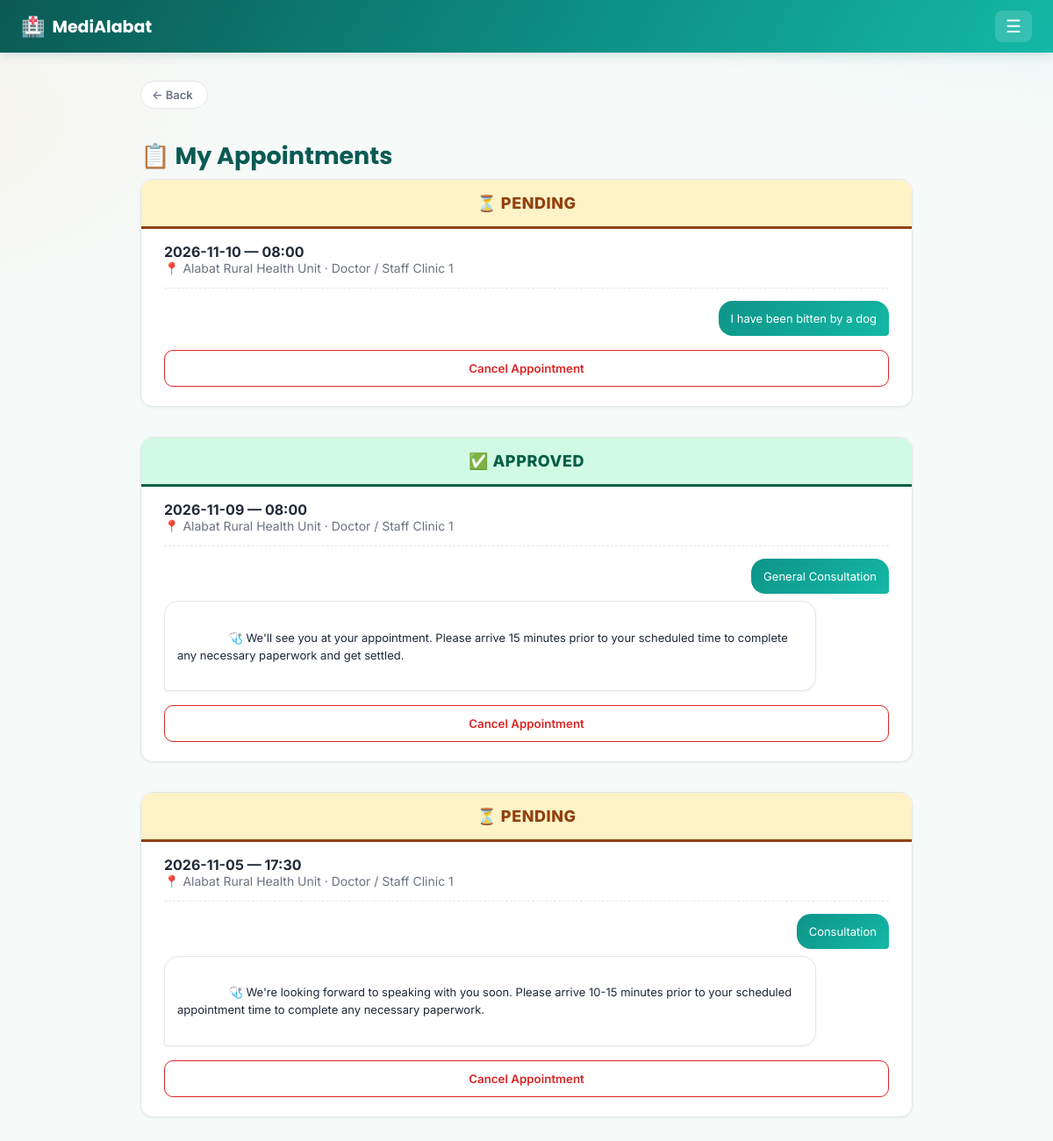
Screenshot of /appointments (signed in) with the database file from the repository.
### tables this page shows
CREATE TABLE appointments (
            id INTEGER PRIMARY KEY AUTOINCREMENT,
            patient_id INTEGER NOT NULL REFERENCES users(id) ON DELETE CASCADE,
            staff_id INTEGER NOT NULL REFERENCES users(id) ON DELETE CASCADE,
            clinic_id INTEGER NOT NULL REFERENCES clinics(id),
            appt_date TEXT NOT NULL,
            appt_time TEXT NOT NULL,
            reason TEXT,
            status TEXT NOT NULL DEFAULT 'Pending' CHECK(status IN ('Pending','Approved','Reschedule')),
            ai_note TEXT,
            created_at TEXT DEFAULT CURRENT_TIMESTAMP
        , decided_at TEXT, ai_chat_closed INTEGER NOT NULL DEFAULT 0, services TEXT);

CREATE TABLE clinics (
    id INTEGER PRIMARY KEY AUTOINCREMENT,
    name TEXT NOT NULL,
    address TEXT
);

CREATE TABLE users (
    id INTEGER PRIMARY KEY AUTOINCREMENT,
    role TEXT NOT NULL CHECK(role IN ('patient', 'staff')),
    full_name TEXT NOT NULL,
    email TEXT UNIQUE NOT NULL,
    password_hash TEXT NOT NULL,
    contact_number TEXT,
    created_at TEXT DEFAULT CURRENT_TIMESTAMP
, first_name TEXT, middle_name TEXT, last_name TEXT, status TEXT NOT NULL DEFAULT 'active', reviewed_by INTEGER, reviewed_at TEXT);

CREATE TABLE appointment_messages (
            id INTEGER PRIMARY KEY AUTOINCREMENT,
            appointment_id INTEGER NOT NULL
                REFERENCES appointments(id) ON DELETE CASCADE,
            role TEXT NOT NULL
                CHECK(role IN ('patient', 'ai')),
            content TEXT NOT NULL,
            created_at TEXT DEFAULT CURRENT_TIMESTAMP
        );

### app.py (the view)
@app.route("/appointments")
@login_required(role="patient")
def patient_appointments(user):
    conn = get_db()
    rows = conn.execute(
        "SELECT a.*, c.name AS clinic_name, u.full_name AS doctor_name FROM appointments a "
        "JOIN clinics c ON c.id = a.clinic_id "
        "JOIN users u ON u.id = a.staff_id "
        "WHERE a.patient_id = ? ORDER BY a.appt_date DESC, a.appt_time DESC",
        (user["id"],),
    ).fetchall()
    context = patient_health_context(conn, user["id"])
    appts = []
    for row in rows:
        appt = dict(row)
        messages = conn.execute(
            "SELECT role, content FROM appointment_messages WHERE appointment_id=? ORDER BY id ASC",
            (appt["id"],),
        ).fetchall()
        has_patient_msg = any(m["role"] == "patient" for m in messages)
        has_ai_msg = any(m["role"] == "ai" for m in messages)
        changed = False
        if appt["reason"] and not has_patient_msg:
            conn.execute(
                "INSERT INTO appointment_messages (appointment_id, role, content) VALUES (?, 'patient', ?)",
                (appt["id"], appt["reason"]),
            )
            changed = True
        if appt["reason"] and not has_ai_msg and not appt["ai_chat_closed"]:
            note = appt["ai_note"] or get_appointment_note(appt["reason"], patient_context=context, lang=current_lang())
            if note:
                conn.execute(
                    "INSERT INTO appointment_messages (appointment_id, role, content) VALUES (?, 'ai', ?)",
                    (appt["id"], note),
                )
                changed = True
        if changed:
            conn.commit()
            messages = conn.execute(
                "SELECT role, content FROM appointment_messages WHERE appointment_id=? ORDER BY id ASC",
                (appt["id"],),
            ).fetchall()
        appt["messages"] = messages
        appts.append(appt)
    conn.close()
    return render_template("patient/appointments.html", appointments=appts)

### app.py (called while the page is built)
def current_user():
    if "user_id" not in session:
        return None
    conn = get_db()
    user = conn.execute("SELECT * FROM users WHERE id = ?", (session["user_id"],)).fetchone()
    conn.close()
    return user

def current_lang():
    return session.get("lang", DEFAULT_LANG)

def patient_health_context(conn, user_id):
    profile = conn.execute(
        "SELECT existing_conditions, allergies, medications FROM patient_profiles WHERE user_id=?",
        (user_id,),
    ).fetchone()
    parts = []
    if profile:
        if profile["existing_conditions"]:
            parts.append(f"existing conditions: {profile['existing_conditions']}")
        if profile["allergies"]:
            parts.append(f"allergies: {profile['allergies']}")
        if profile["medications"]:
            parts.append(f"current medications: {profile['medications']}")
    return "; ".join(parts) if parts else None

@app.context_processor
def inject_globals():
    lang = current_lang()
    def fdate(d):
        """'October 8, 2026' / 'Oktubre 8, 2026' — month name follows the active language."""
        return f"{_t('month.' + str(d.month), lang=lang)} {d.day}, {d.year}"
    def fdatetime(value):
        """Format a stored 'YYYY-MM-DD HH:MM' string; returns '' for empty/unparseable values."""
        try:
            dt = datetime.strptime(value, "%Y-%m-%d %H:%M")
        except (TypeError, ValueError):
            return ""
        hour12 = dt.hour % 12 or 12
        return f"{fdate(dt.date())} · {hour12}:{dt.minute:02d} {'AM' if dt.hour < 12 else 'PM'}"
    return {
        "current_user": current_user(),
        "current_lang": lang,
        "t": lambda key, **kwargs: _t(key, lang=lang, **kwargs),
        "fdate": fdate,
        "fdatetime": fdatetime,
    }

def login_required(role=None):
    def decorator(view):
        @functools.wraps(view)
        def wrapped(*args, **kwargs):
            user = current_user()
            if user is None:
                return redirect(url_for("login"))
            if user["role"] == "staff" and user["status"] != "active":
                session.clear()                    # an unapproved / rejected staff account must never get in
                return redirect(url_for("login"))
            if role and user["role"] != role:
                abort(403)
            return view(user, *args, **kwargs)
        return wrapped
    return decorator

### health_ai.py (called while the page is built)
def _looks_health_related(text):
    return bool(_HEALTH_HINTS.search(text))

### templates/patient/appointments.html (shortened to what this page needs)
{% extends "base.html" %}
{% block content %}
<h1 class="fade-in">📋 {{ t('appts.title') }}</h1>
{% if appointments %}
<div class="appt-list">
    {% for a in appointments %}
    <div class="card fade-in appt-card" id="appt-{{ a.id }}">
        <div class="appt-status-bar appt-status-bar-{{ a.status|lower }}">
            {% if a.status == 'Approved' %}✅
            {% elif a.status == 'Reschedule' %}🔄
            {% else %}⏳{% endif %}
            {{ t('status.' ~ a.status|lower) }}
        </div>
        <div class="appt-row">
            <div>
                <div class="appt-date">{{ a.appt_date }} — {{ a.appt_time }}</div>
                <div class="appt-clinic">📍 {{ a.clinic_name }} · {{ a.doctor_name }}</div>
            </div>
        </div>
        {% if a.messages %}
        <div class="ai-thread ai-thread-compact">
            {% for m in a.messages %}
            <div class="ai-bubble {% if m.role == 'patient' %}ai-bubble-user{% else %}ai-bubble-ai{% endif %}">
                {% if m.role == 'ai' %}🩺 {% endif %}{{ m.content }}
            </div>
            {% endfor %}
        </div>
        {% endif %}
        <div class="button-row" style="margin-top: 16px;">
            <button type="button" class="btn-danger" style="width: 100%;" onclick="openCancelModal({{ a.id }})">
                {{ t('appts.cancel_appointment') }}
            </button>
        </div>
    </div>
    {% endfor %}
</div>
{% else %}
<div class="card empty-state fade-in">
    <div class="empty-icon">📭</div>
    <p>{{ t('appts.none_yet') }}</p>
    <a href="{{ url_for('new_appointment_clinic') }}" class="btn-primary">{{ t('dash.set_appointment') }}</a>
</div>
{% endif %}
{% endblock %}

### templates/base.html (shortened to what this page needs)
<!DOCTYPE html>
<html lang="{{ current_lang }}">
<head>
    <link rel="stylesheet" href="{{ url_for('static', filename='style.css') }}">
</head>
<body>
    {% if current_user %}
    <nav class="navbar">
        <div class="nav-inner">
            <a href="{{ url_for('patient_dashboard') if current_user.role == 'patient' else url_for('staff_dashboard') }}" class="brand">
                <span class="brand-icon">🏥</span><span>MediAlabat</span>
            </a>
            <button class="nav-toggle" id="navToggle" aria-label="Menu">☰</button>
        </div>
    </nav>
    {% endif %}
    <main class="container {% if not current_user %}auth-container{% endif %} {% block container_class %}{% endblock %}">
        {% if current_user and request.endpoint not in ['patient_dashboard', 'staff_dashboard'] %}
        <button type="button" class="back-btn fade-in" onclick="history.back()">← {{ t('nav.back') }}</button>
        {% endif %}
        {% set flashed = get_flashed_messages(with_categories=true) %}
        {% block content %}{% endblock %}
    </main>
</body>
</html>

### rows the page displays
appointments: status "PENDING", appt_date "2026-11-10", appt_time "08:00", clinic_name "Alabat Rural Health Unit", doctor_name "Doctor / Staff Clinic 1", t "Cancel Appointment"
appointment_messages: content "I have been bitten by a dog"
appointments: status "APPROVED", appt_date "2026-11-09", appt_time "08:00", clinic_name "Alabat Rural Health Unit", doctor_name "Doctor / Staff Clinic 1", t "Cancel Appointment"
appointment_messages: content "General Consultation"
appointment_messages: content "We'll see you at your appointment. Please arrive 15 minutes prior to your scheduled time to complete any necessary paperwork and get settled."
appointments: status "PENDING", appt_date "2026-11-05", appt_time "17:30", clinic_name "Alabat Rural Health Unit", doctor_name "Doctor / Staff Clinic 1", t "Cancel Appointment"
appointment_messages: content "Consultation"
appointment_messages: content "We're looking forward to speaking with you soon. Please arrive 10-15 minutes prior to your scheduled appointment time to complete any necessary paperwork."

### other values shown
{{ t('nav.back') }} "Back"
{{ t('appts.title') }} "My Appointments"
